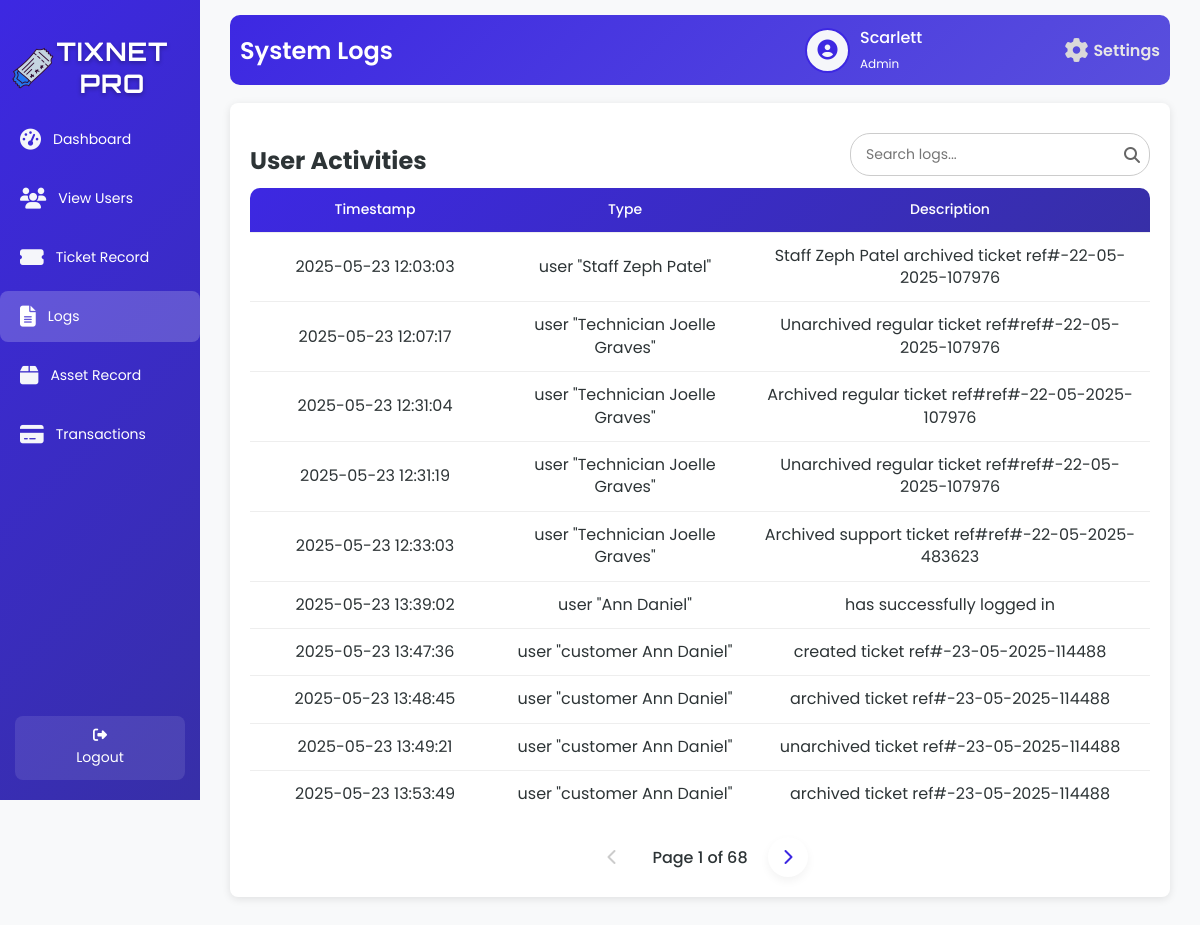
/logs.php (signed in), run on the app's committed database.
### tables this page shows
CREATE TABLE `tbl_user` (
  `u_id` int(50) NOT NULL,
  `u_fname` varchar(200) NOT NULL,
  `u_lname` varchar(200) NOT NULL,
  `u_email` varchar(200) NOT NULL,
  `u_username` varchar(200) NOT NULL,
  `u_password` varchar(200) NOT NULL,
  `u_type` varchar(200) NOT NULL,
  `u_status` varchar(200) NOT NULL
);

CREATE TABLE `tbl_logs` (
  `l_stamp` varchar(200) NOT NULL,
  `l_type` varchar(200) NOT NULL,
  `l_description` varchar(200) NOT NULL
);

### logs.php (the view, shortened to what this page needs)
<?php
include 'db.php';
$username = $_SESSION['username'];
$firstName = '';
$userType = '';
$avatarPath = $_SESSION['avatarPath'];
if ($conn) {
    $sqlUser = "SELECT u_fname, u_lname, u_type FROM tbl_user WHERE u_username = ?";
    $stmt = $conn->prepare($sqlUser);
    $stmt->bind_param("s", $_SESSION['username']);
    $stmt->execute();
    $resultUser = $stmt->get_result();
    if ($resultUser->num_rows > 0) {
        $row = $resultUser->fetch_assoc();
        $firstName = $row['u_fname'] ?: $username;
        $userType = $row['u_type'];
    }
}
$logs_per_page = 10;
$current_page = isset($_GET['page']) ? max(1, (int)$_GET['page']) : 1;
$search_term = isset($_GET['search']) ? trim($_GET['search']) : '';
$offset = ($current_page - 1) * $logs_per_page;
if ($search_term !== '') {
    $countSql = "SELECT COUNT(*) as total FROM tbl_logs WHERE l_description LIKE ? OR l_stamp LIKE ? OR l_type LIKE ?";
    $countStmt = $conn->prepare($countSql);
    $searchWildcard = "%$search_term%";
    $countStmt->bind_param("sss", $searchWildcard, $searchWildcard, $searchWildcard);
    $countStmt->execute();
    $countResult = $countStmt->get_result();
    $total_logs = $countResult->fetch_assoc()['total'];
    $countStmt->close();
} else {
    $total_logs_query = "SELECT COUNT(*) as total FROM tbl_logs";
    $total_logs_result = $conn->query($total_logs_query);
    $total_logs = $total_logs_result->fetch_assoc()['total'];
}
$total_pages = ceil($total_logs / $logs_per_page);
if ($search_term !== '') {
    $log_query = "SELECT l_stamp, l_type, l_description FROM tbl_logs WHERE l_description LIKE ? OR l_stamp LIKE ? OR l_type LIKE ? ORDER BY l_stamp ASC LIMIT ?, ?";
    $stmt = $conn->prepare($log_query);
    $searchWildcard = "%$search_term%";
    $stmt->bind_param("sssii", $searchWildcard, $searchWildcard, $searchWildcard, $offset, $logs_per_page);
} else {
    $log_query = "SELECT l_stamp, l_type, l_description FROM tbl_logs ORDER BY l_stamp ASC LIMIT ?, ?";
    $stmt = $conn->prepare($log_query);
    $stmt->bind_param("ii", $offset, $logs_per_page);
}
$stmt->execute();
$logResult = $stmt->get_result();
?>
<!DOCTYPE html>
<html lang="en">
<head>
    <link rel="stylesheet" href="log.css">
    <link rel="stylesheet" href="https://cdnjs.cloudflare.com/ajax/libs/font-awesome/6.6.0/css/all.min.css" />
    <link href='https://unpkg.com/boxicons@2.1.4/css/boxicons.min.css' rel='stylesheet'>
</head>
<body>
<div class="wrapper">
    <div class="sidebar">
        <h2><img src="image/logo.png" alt="Tix Net Icon" class="sidebar-icon">TixNet Pro</h2>
        <ul>
            <li><a href="adminD.php"><i class="fas fa-tachometer-alt icon"></i> <span>Dashboard</span></a></li>
            <li><a href="viewU.php"><i class="fas fa-users icon"></i> <span>View Users</span></a></li>
            <li><a href="regular_close.php"><i class="fas fa-ticket-alt icon"></i> <span>Ticket Record</span></a></li>
            <li><a href="logs.php" class="active"><i class="fas fa-file-alt icon"></i> <span>Logs</span></a></li>
            <li><a href="returnT.php"><i class="fas fa-box icon"></i> <span>Asset Record</span></a></li>
            <li><a href="AdminPayments.php"><i class="fas fa-credit-card icon"></i> <span>Transactions</span></a></li>
        </ul>
        <footer>
            <a href="index.php" class="back-home"><i class="fas fa-sign-out-alt"></i> Logout</a>
        </footer>
    </div>
    <div class="container">
        <div class="upper">
            <h1>System Logs</h1>
            <div class="user-profile">
                <div class="user-icon">
                    <?php
                    $cleanAvatarPath = preg_replace('/\?\d+$/', '', $avatarPath);
                    if (!empty($avatarPath) && file_exists($cleanAvatarPath)) {
                        echo "<img src='" . htmlspecialchars($avatarPath, ENT_QUOTES, 'UTF-8') . "' alt='User Avatar'>";
                    } else {
                        echo "<i class='fas fa-user-circle'></i>";
                    }
                    ?>
                </div>
                <div class="user-details">
                    <span><?php echo htmlspecialchars($firstName, ENT_QUOTES, 'UTF-8'); ?></span>
                    <small><?php echo htmlspecialchars(ucfirst($userType), ENT_QUOTES, 'UTF-8'); ?></small>
                </div>
                <a href="settings.php" class="settings-link">
                    <i class="fas fa-cog"></i>
                    <span>Settings</span>
                </a>
            </div>
        </div>
        <div class="table-box">
            <h2>User Activities</h2>
            <div class="search-container">
                <input type="text" class="search-bar" id="searchInput" placeholder="Search logs..." onkeyup="debouncedSearchLogs()" value="<?php echo htmlspecialchars($search_term); ?>">
                <span class="search-icon"><i class="fas fa-search"></i></span>
            </div>
            <table id="logs-table">
                <thead>
                    <tr>
                        <th class="timestamp-header">Timestamp</th>
                        <th class="type-header">Type</th>
                        <th class="description-header">Description</th>
                    </tr>
                </thead>
                <tbody id="logs-tbody">
                    <?php if ($logResult->num_rows > 0): ?>
                        <?php while ($logRow = $logResult->fetch_assoc()): ?>
                            <?php
                            $type_display = $logRow['l_type'] ? 'user "' . htmlspecialchars($logRow['l_type']) . '"' : 'Unknown';
                            ?>
                            <tr class="log-row">
                                <td class="timestamp-cell"><?php echo htmlspecialchars($logRow['l_stamp']); ?></td>
                                <td class="type-cell"><?php echo $type_display; ?></td>
                                <td class="description-cell"><?php echo htmlspecialchars($logRow['l_description']); ?></td>
                            </tr>
                        <?php endwhile; ?>
                    <?php else: ?>
                        <tr class="log-row">
                            <td colspan="3" class="no-logs-cell">No logs found</td>
                        </tr>
                    <?php endif; ?>
                </tbody>
            </table>
            <div class="pagination" id="logs-pagination">
                <?php
                $paginationParams = ['page' => $current_page];
                if ($current_page > 1) {
                    $prevParams = $paginationParams;
                    $prevParams['page'] = $current_page - 1;
                    $prevQuery = http_build_query($prevParams);
                    echo "<a href='logs.php?{$prevQuery}' class='pagination-link' onclick='loadPage(" . ($current_page - 1) . ", \"" . htmlspecialchars($search_term, ENT_QUOTES) . "\"); return false;'><i class='fas fa-chevron-left'></i></a>";
                } else {
                    echo "<span class='pagination-link disabled'><i class='fas fa-chevron-left'></i></span>";
                }
                echo "<span class='current-page'>Page {$current_page} of {$total_pages}</span>";
                if ($current_page < $total_pages) {
                    $nextParams = $paginationParams;
                    $nextParams['page'] = $current_page + 1;
                    $nextQuery = http_build_query($nextParams);
                    echo "<a href='logs.php?{$nextQuery}' class='pagination-link' onclick='loadPage(" . ($current_page + 1) . ", \"" . htmlspecialchars($search_term, ENT_QUOTES) . "\"); return false;'><i class='fas fa-chevron-right'></i></a>";
                } else {
                    echo "<span class='pagination-link disabled'><i class='fas fa-chevron-right'></i></span>";
                }
                ?>
            </div>
        </div>
    </div>
</div>
</body>
</html>

### data on the page
tbl_user: u_fname "Scarlett", u_type "Admin"
tbl_logs: l_stamp "2025-05-23 12:03:03", l_type "user \"Staff Zeph Patel\"", l_description "Staff Zeph Patel archived ticket ref#-22-05-2025-107976"
tbl_logs: l_stamp "2025-05-23 12:07:17", l_type "user \"Technician Joelle Graves\"", l_description "Unarchived regular ticket ref#ref#-22-05-2025-107976"
tbl_logs: l_stamp "2025-05-23 12:31:04", l_type "user \"Technician Joelle Graves\"", l_description "Archived regular ticket ref#ref#-22-05-2025-107976"
tbl_logs: l_stamp "2025-05-23 12:31:19", l_type "user \"Technician Joelle Graves\"", l_description "Unarchived regular ticket ref#ref#-22-05-2025-107976"
tbl_logs: l_stamp "2025-05-23 12:33:03", l_type "user \"Technician Joelle Graves\"", l_description "Archived support ticket ref#ref#-22-05-2025-483623"
tbl_logs: l_stamp "2025-05-23 13:39:02", l_type "user \"Ann Daniel\"", l_description "has successfully logged in"
tbl_logs: l_stamp "2025-05-23 13:47:36", l_type "user \"customer Ann Daniel\"", l_description "created ticket ref#-23-05-2025-114488"
tbl_logs: l_stamp "2025-05-23 13:48:45", l_type "user \"customer Ann Daniel\"", l_description "archived ticket ref#-23-05-2025-114488"
tbl_logs: l_stamp "2025-05-23 13:49:21", l_type "user \"customer Ann Daniel\"", l_description "unarchived ticket ref#-23-05-2025-114488"
tbl_logs: l_stamp "2025-05-23 13:53:49", l_type "user \"customer Ann Daniel\"", l_description "archived ticket ref#-23-05-2025-114488"

### other printed values
$current_page "1"
$total_pages "68"
